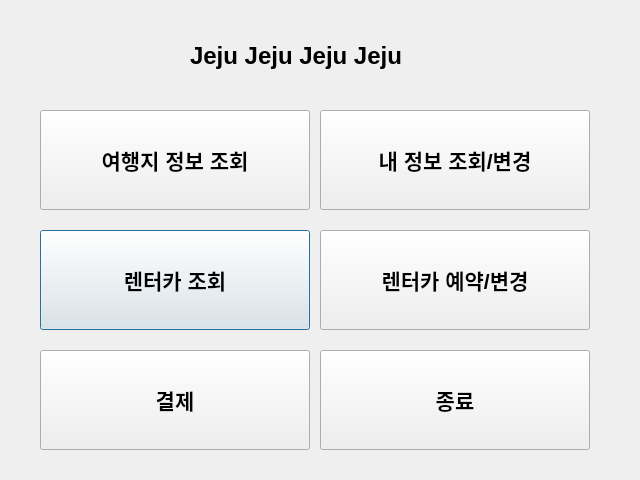
<?xml version="1.0" encoding="UTF-8"?>
<ui version="4.0">
 <class>menu</class>
 <widget class="QDialog" name="menu">
  <property name="geometry">
   <rect>
    <x>0</x>
    <y>0</y>
    <width>640</width>
    <height>480</height>
   </rect>
  </property>
  <property name="font">
   <font>
    <pointsize>16</pointsize>
    <weight>75</weight>
    <italic>false</italic>
    <bold>true</bold>
    <underline>false</underline>
    <strikeout>false</strikeout>
    <kerning>true</kerning>
   </font>
  </property>
  <property name="mouseTracking">
   <bool>false</bool>
  </property>
  <property name="windowTitle">
   <string>Dialog</string>
  </property>
  <widget class="QPushButton" name="car_search">
   <property name="geometry">
    <rect>
     <x>40</x>
     <y>230</y>
     <width>270</width>
     <height>100</height>
    </rect>
   </property>
   <property name="text">
    <string>렌터카 조회</string>
   </property>
  </widget>
  <widget class="QLabel" name="main_name">
   <property name="geometry">
    <rect>
     <x>190</x>
     <y>30</y>
     <width>241</width>
     <height>51</height>
    </rect>
   </property>
   <property name="font">
    <font>
     <pointsize>18</pointsize>
    </font>
   </property>
   <property name="text">
    <string>Jeju Jeju Jeju Jeju</string>
   </property>
  </widget>
  <widget class="QPushButton" name="my_info">
   <property name="geometry">
    <rect>
     <x>320</x>
     <y>110</y>
     <width>270</width>
     <height>100</height>
    </rect>
   </property>
   <property name="text">
    <string>내 정보 조회/변경</string>
   </property>
  </widget>
  <widget class="QPushButton" name="pay">
   <property name="geometry">
    <rect>
     <x>40</x>
     <y>350</y>
     <width>270</width>
     <height>100</height>
    </rect>
   </property>
   <property name="text">
    <string>결제</string>
   </property>
  </widget>
  <widget class="QPushButton" name="reservasion">
   <property name="geometry">
    <rect>
     <x>320</x>
     <y>230</y>
     <width>270</width>
     <height>100</height>
    </rect>
   </property>
   <property name="font">
    <font>
     <pointsize>16</pointsize>
    </font>
   </property>
   <property name="text">
    <string>렌터카 예약/변경</string>
   </property>
  </widget>
  <widget class="QPushButton" name="trip">
   <property name="geometry">
    <rect>
     <x>40</x>
     <y>110</y>
     <width>270</width>
     <height>100</height>
    </rect>
   </property>
   <property name="font">
    <font>
     <pointsize>16</pointsize>
    </font>
   </property>
   <property name="text">
    <string>여행지 정보 조회</string>
   </property>
  </widget>
  <widget class="QPushButton" name="pay_2">
   <property name="geometry">
    <rect>
     <x>320</x>
     <y>350</y>
     <width>270</width>
     <height>100</height>
    </rect>
   </property>
   <property name="text">
    <string>종료</string>
   </property>
  </widget>
  <zorder>trip</zorder>
  <zorder>car_search</zorder>
  <zorder>main_name</zorder>
  <zorder>pay</zorder>
  <zorder>reservasion</zorder>
  <zorder>my_info</zorder>
  <zorder>pay_2</zorder>
 </widget>
 <resources/>
 <connections/>
</ui>
